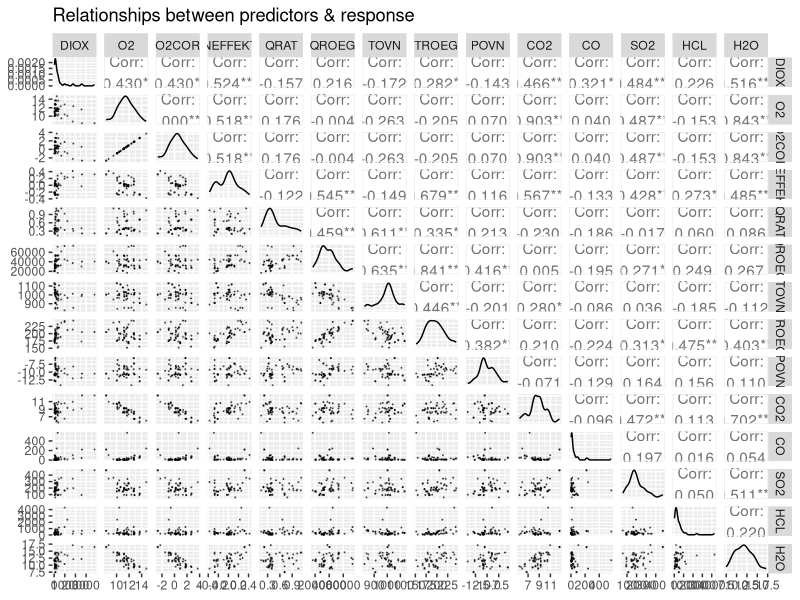

Reproduce this figure in R. (Note: this script raises an error after producing the figure.)
### Load libraries
rm(list=ls())
library( GGally)
library(car)
library(caret)
library(nlme)

### Load data and check data types
dat = read.csv("dioxin.csv", header = TRUE, sep = ",")
print(sapply(dat, typeof))

# Convert categorical variables to factor variables
dat <- as.data.frame(unclass(dat), stringsAsFactors = TRUE)
dat$TIME = as.factor(dat$TIME)

# Fill in the two NA PRSEK values
dat$PRSEK[15:16] = c("L","L")

# Remove remaining observations with NA values and check that
# data has been altered as expected
print(dim(dat))
print(sum(is.na(dat)))
dat <- na.omit(dat)
print(dim(dat))
print(sum(is.na(dat)))
print(sapply(dat, typeof))
attach(dat)

### Deprecated KNN fill-in of NA values
# m = colMeans(data[c(1:2,9:21)], na.rm = T)
# std = sapply(data[,c(1:2,9:21)],sd, na.rm = T)
# preproc = preProcess(data, method = "knnImpute")
# dat = predict(preproc, data)
# dat$PRSEK[15:16] = c("L","L")
# sum(is.na(dat))
# m = unname(m)
# std = unname(std)
# rep.row<-function(x,n){
#   matrix(rep(x,each=n),nrow=n)
# }
# m = rep.row(m, 57)
# std = rep.row(std, 57)
# dat[,c(1:2,9:21)] = dat[,c(1:2,9:21)]*std + m


### EXERCISE 1 (Not complete in this script)
# Plot predictors and response
ggpairs(data = dat, columns = c(2,9:21), title ="Relationships between predictors & response",
       lower = list(continuous=wrap("points", alpha = 0.5, size=0.1)))


### EXERCISE 2
# Fit initial model
mod_1 = lm(DIOX ~ PLANT + TIME + LAB + LOAD + OXYGEN + PRSEK, data = dat)
summary(mod_1)

# Issues with NA parameter estimates due to singularities ->
# Investigate colinearity with the alias function
alias(mod_1)

# Colinearity between LOADN and OXYGENN/PRSEKN.
# One possible reason: Observations with identical explanatory variables but
#                      different response values due to the limited amount of
#                      variables considered
# Solution: Remove observations with identical explanatory variables
# (Reconsider if this is necessary or even "correct" to do)
dat_2 <- dat[c("DIOX", "PLANT", "TIME", "LAB", "LOAD", "OXYGEN", "PRSEK")]
dat_2 <- dat_2[!duplicated(dat_2[c("PLANT", "TIME", "LAB", "LOAD", "OXYGEN", "PRSEK")]), ]
mod_2 <- lm(DIOX ~ PLANT + TIME + LAB + LOAD + OXYGEN + PRSEK, data = dat_2)
summary(mod_2)
alias(mod_2)

# Issue is still present because LOAD, PRSEK and OXYGEN are always N at
# the same time - meaning they are perfectly colinear.
# Solution: Ignore it as the LOADN variable takes care of it?

corpar(mfrow=c(2,2))
plot(mod_1)
#bad model, studentized residuals are monotone
#based on the plots, we try a log-transform on DIOX
mod_1_tr = lm(log(DIOX) ~ PLANT + TIME + LAB + LOAD + OXYGEN + PRSEK, data = dat)
summary(mod_1_tr)
par(mfrow=c(2,2))
plot(mod_1_tr)


anova(mod_1_tr) ## Type I
Anova(mod_1_tr,type="II")
drop1(mod_1_tr,test="F")
fit1 <- update(mod_1_tr,.~.-PRSEK)
drop1(fit1,test="F")
par(mfrow=c(2,2))
plot(fit1)
anova(mod_1_tr, fit1) #same result that we got in model reduction

confint(fit1)

#### END OF 2


## START OF 3



mod_1rev = lm(log(DIOX) ~ PLANT + TIME + LAB +  O2COR + NEFFEKT + QRAT, data = dat)
summary(mod_1rev)
par(mfrow=c(2,2))
plot(mod_1rev)
anova(mod_1rev) ## Type I
Anova(mod_1rev,type="II")
drop1(mod_1rev,test="F")
mod_2rev <- update(mod_1rev,.~.-QRAT)
drop1(mod_2rev,test="F")
summary(mod_2rev)
par(mfrow=c(2,2))
plot(mod_2rev)
saveFig<- TRUE
if(saveFig == TRUE){pdf("MODEL2.pdf", width = 10*0.8, height = 10*0.8)}
par(mfrow=c(2,2))
plot(mod_2rev)
if(saveFig == TRUE){dev.off()}

### END OF 3

### START OF 4
attach(dat)
new_data = data.frame(PLANT = factor("RENO_N", levels = levels(PLANT)), TIME = factor("1", levels = levels(TIME)), LAB = factor("KK", levels = levels(LAB)),O2COR =c(0.5), NEFFEKT = c(-0.01))
diox_pred = predict(mod_2rev, newdata = new_data, interval = "confidence", se = TRUE)
diox_pred$fit
#should we talk about that (DIFFERENCE WITH AKAIKE)
### END OF 4

### START OF 5
# REDUCE NEFFEKT

### END OF 5


### START OF 6

#CONSIDERATIONS
#ANOVA FOR FUN

### END OF 6

### START OF 7




##
dev.new()
#Complete model
mod = lm(log(DIOX) ~ PLANT + TIME + LAB +  (O2COR + NEFFEKT + QRAT)^2 + QROEG + TOVN + TROEG + POVN + 
           CO2 + CO + SO2 + HCL + H2O + PLANT:O2COR + O2COR:CO2  + O2COR:H2O + TROEG:QROEG + CO2:H2O + QROEG:TOVN, data = dat)
summary(mod)
par(mfrow=c(2,2))
plot(mod)
Anova(mod,type="II")
drop1(mod,test="F")
mod2 <- update(mod,.~.-O2COR:NEFFEKT)
drop1(mod2,test="F")
mod3 <- update(mod2,.~.-POVN)
drop1(mod3,test="F")
mod4 <- update(mod3,.~.-O2COR:QRAT)
drop1(mod4,test="F")
mod5 <- update(mod4,.~.-NEFFEKT:QRAT)
drop1(mod5,test="F")
mod6 <- update(mod5,.~.-QRAT)
drop1(mod6,test="F")
mod7 <- update(mod6,.~.-CO)
drop1(mod7,test="F")
mod8 <- update(mod7,.~.-QROEG:TOVN)
drop1(mod8,test="F")
mod9 <- update(mod8,.~.-PLANT:O2COR)
drop1(mod9,test="F")
mod10 <- update(mod9,.~.-QROEG:TROEG)
drop1(mod10,test="F")
mod11 <- update(mod10,.~.-QROEG)
drop1(mod11,test="F")
mod12 <- update(mod11,.~.-TROEG)
drop1(mod12,test="F")
mod13 <- update(mod12,.~.-TOVN)
drop1(mod13,test="F")
mod14 <- update(mod13,.~.-O2COR:H2O)
drop1(mod14,test="F")
mod15 <- update(mod14,.~.-O2COR:CO2)
drop1(mod15,test="F")
mod16 <- update(mod15,.~.-CO2:H2O)
drop1(mod16,test="F")
mod17 <- update(mod16,.~.-H2O)
drop1(mod17,test="F")
mod18 <- update(mod17,.~.-CO2)
drop1(mod18,test="F")
summary(mod15)
par(mfrow=c(2,2))
plot(mod15)
anova(mod, mod15)
shapiro.test(mod15$residuals) #data is normal
hist( mod15$residuals, 10, probability = TRUE, col = 'lavender', main = 'residuals' )
X = model.matrix( mod15)
lev = hat(X)
p = mod15$rank;
n = length(DIOX);
plot( mod13$fitted.values, lev, ylab = "Leverages", main = "Plot of Leverages",
      pch = 16, col = 'black' )
abline( h = 2 * p/n, lty = 2, col = 'red' )
watchout_points_lev = lev[ which( lev > 2 * p/n ) ]
watchout_ids_lev = seq_along( lev )[ which( lev > 2 * p/n ) ]
points( mod$fitted.values[ watchout_ids_lev ], watchout_points_lev, col = 'red', pch = 16 )

# RESIDUAL ANALYSIS
gs = summary(mod13)
res_std = mod13$residuals/sd(DIOX)
watchout_ids_rstd = which( abs( res_std ) > 2 )
watchout_rstd = res_std[ watchout_ids_rstd ]
watchout_rstd
plot( mod13$fitted.values, res_std, ylab = "Standardized Residuals", main = "Standardized Residuals" )
abline( h = c(-2,2), lty = 2, col = 'orange' )
points( mod13$fitted.values[watchout_ids_rstd],
        res_std[watchout_ids_rstd], col = 'red', pch = 16 )
points( mod13$fitted.values[watchout_ids_lev],
        res_std[watchout_ids_lev], col = 'orange', pch = 16 )
legend('topright', col = c('red','orange'),
       c('Standardized Residuals', 'Leverages'), pch = rep( 16, 2 ), bty = 'n' )
# Studentized residuals
stud = rstudent( mod13 )
watchout_ids_stud = which( abs( stud ) > 2 )
watchout_stud = stud[ watchout_ids_stud ]
plot( mod13$fitted.values, stud, ylab = "Studentized Residuals", main = "Studentized Residuals", pch = 16 )
points( mod13$fitted.values[watchout_ids_stud],
        stud[watchout_ids_stud], col = 'pink', pch = 16 )
points( mod13$fitted.values[watchout_ids_lev],
        stud[watchout_ids_lev], col = 'orange', pch = 16 )
abline( h = c(-2,2), lty = 2, col = 'orange' )
legend('topright', col = c('pink','orange'),
       c('Studentized Residual', 'Leverages'), pch = rep( 16, 3 ), bty = 'n' )

# Cook Distance
Cdist = cooks.distance( mod13 )
watchout_ids_Cdist = which( Cdist > 4/(n-p) )
watchout_Cdist = Cdist[ watchout_ids_Cdist ]
watchout_Cdist
par( mfrow = c( 1, 3 ) )
plot( mod13$fitted.values, Cdist, pch = 16, xlab = 'Fitted values',
      ylab = 'Cooks Distance', main = 'Cooks Distance' )
points( mod13$fitted.values[ watchout_ids_Cdist ], Cdist[ watchout_ids_Cdist ],
        col = 'green', pch = 16 )
plot( mod13$fitted.values, stud, pch = 16, xlab = 'Fitted values',
      ylab = 'Studentized Residuals', main = 'Studentized Residuals' )
points( mod13$fitted.values[ watchout_ids_stud ], stud[ watchout_ids_stud ],
        col = 'pink', pch = 16 )
plot( mod13$fitted.values, lev, pch = 16, xlab = 'Fitted values',
      ylab = 'Leverages', main = 'Leverages' )
points( mod13$fitted.values[ watchout_ids_lev ], lev[ watchout_ids_lev ],
        col = 'orange', pch = 16 )
id_to_keep = !( 1:n %in% watchout_ids_Cdist )
gl = lm( log(DIOX) ~ PLANT + TIME + LAB + NEFFEKT +  SO2 + HCL + H2O, dat[ id_to_keep, ] )
summary( gl )
par(mfrow=c(2,2))
plot(gl)

#the improvement obtained not considering the points violating the CookDistance 
# "boundary" is not worth it. We had a good model even before.

t = as.numeric(dat$LAB)
w = 1/t;

modw = lm(log(DIOX) ~ PLANT + TIME + LAB +  O2COR + NEFFEKT + QRAT + QROEG + TOVN + TROEG + POVN + 
           CO2 + CO + SO2 + HCL + H2O + O2COR:CO2 + O2COR:H2O + TROEG:QROEG + CO2:H2O, data = dat, weights = w)
summary(modw)
par(mfrow=c(2,2))
plot(modw)

yhat = predict(mod13,dat, type = "response")



l<-function(sigma){
  v = as.numeric(dat$LAB=="KK")
  v[dat$LAB=="KK"] = sigma[1]
  v[dat$LAB!="KK"] = sigma[2]
  
  -sum(dnorm(log(dat$DIOX), yhat, v, log = T))
}

nlminb(c(1,4), l, lower=c(0, 0), upper=c(Inf, Inf))
logLik(mod13)


# BONUS---> REDUCE MODEL WITH AIC/BIC
modela = step( mod, direction = "backward" , k = 2, trace = T);
summary(modela) #0.8861 r SQ
drop1(modela, test = "F")
modelb = step( mod, direction = "backward" , k = log(n), trace = T);
summary(modelb) #0.8744
drop1(modelb, test = "F")
summary(mod13) #0.8596
anova(modela, modelb, mod13) 
#our model is significantly different than the ones obtained with AIC/BIC
#when it comes to anova test (nested models)
#But R^2 is not that different



### END OF 7
